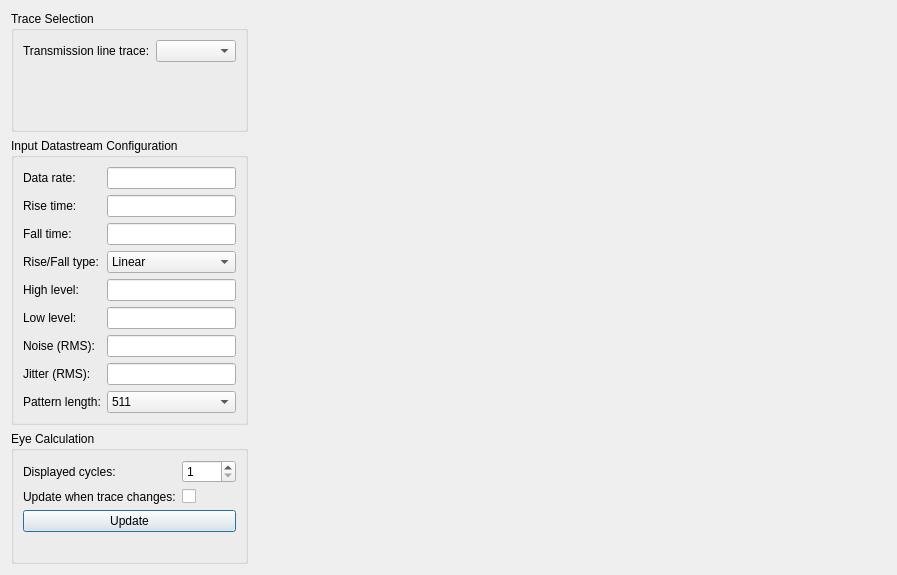
<?xml version="1.0" encoding="UTF-8"?>
<ui version="4.0">
 <class>EyeDiagramDialog</class>
 <widget class="QDialog" name="EyeDiagramDialog">
  <property name="geometry">
   <rect>
    <x>0</x>
    <y>0</y>
    <width>897</width>
    <height>575</height>
   </rect>
  </property>
  <property name="windowTitle">
   <string>Eye Diagram</string>
  </property>
  <property name="modal">
   <bool>true</bool>
  </property>
  <layout class="QHBoxLayout" name="horizontalLayout" stretch="0,1">
   <item>
    <layout class="QVBoxLayout" name="verticalLayout_2">
     <item>
      <widget class="QGroupBox" name="groupBox_3">
       <property name="title">
        <string>Trace Selection</string>
       </property>
       <layout class="QFormLayout" name="formLayout_3">
        <item row="0" column="0">
         <widget class="QLabel" name="label_11">
          <property name="text">
           <string>Transmission line trace:</string>
          </property>
         </widget>
        </item>
        <item row="0" column="1">
         <widget class="QComboBox" name="traceSelector"/>
        </item>
       </layout>
      </widget>
     </item>
     <item>
      <widget class="QGroupBox" name="groupBox">
       <property name="title">
        <string>Input Datastream Configuration</string>
       </property>
       <layout class="QFormLayout" name="formLayout">
        <item row="0" column="0">
         <widget class="QLabel" name="label">
          <property name="text">
           <string>Data rate:</string>
          </property>
         </widget>
        </item>
        <item row="0" column="1">
         <widget class="SIUnitEdit" name="datarate"/>
        </item>
        <item row="1" column="0">
         <widget class="QLabel" name="label_2">
          <property name="text">
           <string>Rise time:</string>
          </property>
         </widget>
        </item>
        <item row="1" column="1">
         <widget class="SIUnitEdit" name="risetime"/>
        </item>
        <item row="2" column="0">
         <widget class="QLabel" name="label_3">
          <property name="text">
           <string>Fall time:</string>
          </property>
         </widget>
        </item>
        <item row="2" column="1">
         <widget class="SIUnitEdit" name="falltime"/>
        </item>
        <item row="4" column="0">
         <widget class="QLabel" name="label_4">
          <property name="text">
           <string>High level:</string>
          </property>
         </widget>
        </item>
        <item row="4" column="1">
         <widget class="SIUnitEdit" name="highLevel"/>
        </item>
        <item row="5" column="0">
         <widget class="QLabel" name="label_5">
          <property name="text">
           <string>Low level:</string>
          </property>
         </widget>
        </item>
        <item row="5" column="1">
         <widget class="SIUnitEdit" name="lowLevel"/>
        </item>
        <item row="6" column="0">
         <widget class="QLabel" name="label_6">
          <property name="text">
           <string>Noise (RMS):</string>
          </property>
         </widget>
        </item>
        <item row="6" column="1">
         <widget class="SIUnitEdit" name="noise"/>
        </item>
        <item row="7" column="0">
         <widget class="QLabel" name="label_7">
          <property name="text">
           <string>Jitter (RMS):</string>
          </property>
         </widget>
        </item>
        <item row="7" column="1">
         <widget class="SIUnitEdit" name="jitter"/>
        </item>
        <item row="8" column="0">
         <widget class="QLabel" name="label_8">
          <property name="text">
           <string>Pattern length:</string>
          </property>
         </widget>
        </item>
        <item row="8" column="1">
         <widget class="QComboBox" name="patternLength">
          <property name="currentIndex">
           <number>7</number>
          </property>
          <item>
           <property name="text">
            <string>3</string>
           </property>
          </item>
          <item>
           <property name="text">
            <string>7</string>
           </property>
          </item>
          <item>
           <property name="text">
            <string>15</string>
           </property>
          </item>
          <item>
           <property name="text">
            <string>31</string>
           </property>
          </item>
          <item>
           <property name="text">
            <string>63</string>
           </property>
          </item>
          <item>
           <property name="text">
            <string>127</string>
           </property>
          </item>
          <item>
           <property name="text">
            <string>255</string>
           </property>
          </item>
          <item>
           <property name="text">
            <string>511</string>
           </property>
          </item>
          <item>
           <property name="text">
            <string>1023</string>
           </property>
          </item>
          <item>
           <property name="text">
            <string>2047</string>
           </property>
          </item>
         </widget>
        </item>
        <item row="3" column="0">
         <widget class="QLabel" name="label_12">
          <property name="text">
           <string>Rise/Fall type:</string>
          </property>
         </widget>
        </item>
        <item row="3" column="1">
         <widget class="QComboBox" name="fallrisetype">
          <item>
           <property name="text">
            <string>Linear</string>
           </property>
          </item>
          <item>
           <property name="text">
            <string>Exponential</string>
           </property>
          </item>
         </widget>
        </item>
       </layout>
      </widget>
     </item>
     <item>
      <widget class="QGroupBox" name="groupBox_2">
       <property name="title">
        <string>Eye Calculation</string>
       </property>
       <layout class="QVBoxLayout" name="verticalLayout">
        <item>
         <layout class="QFormLayout" name="formLayout_2">
          <item row="0" column="0">
           <widget class="QLabel" name="label_9">
            <property name="text">
             <string>Displayed cycles:</string>
            </property>
           </widget>
          </item>
          <item row="0" column="1">
           <widget class="QSpinBox" name="displayedCycles">
            <property name="minimum">
             <number>1</number>
            </property>
            <property name="maximum">
             <number>1000</number>
            </property>
           </widget>
          </item>
          <item row="1" column="0">
           <widget class="QLabel" name="label_10">
            <property name="text">
             <string>Update when trace changes:</string>
            </property>
           </widget>
          </item>
          <item row="1" column="1">
           <widget class="QCheckBox" name="updateOnTraceChange">
            <property name="text">
             <string/>
            </property>
           </widget>
          </item>
         </layout>
        </item>
        <item>
         <widget class="QPushButton" name="update">
          <property name="text">
           <string>Update</string>
          </property>
         </widget>
        </item>
        <item>
         <widget class="QLabel" name="status">
          <property name="text">
           <string/>
          </property>
         </widget>
        </item>
       </layout>
      </widget>
     </item>
    </layout>
   </item>
   <item>
    <widget class="EyeDiagramPlot" name="widget" native="true"/>
   </item>
  </layout>
 </widget>
 <customwidgets>
  <customwidget>
   <class>SIUnitEdit</class>
   <extends>QLineEdit</extends>
   <header>CustomWidgets/siunitedit.h</header>
  </customwidget>
  <customwidget>
   <class>EyeDiagramPlot</class>
   <extends>QWidget</extends>
   <header>Tools/eyediagramdialog.h</header>
   <container>1</container>
  </customwidget>
 </customwidgets>
 <resources/>
 <connections/>
</ui>
